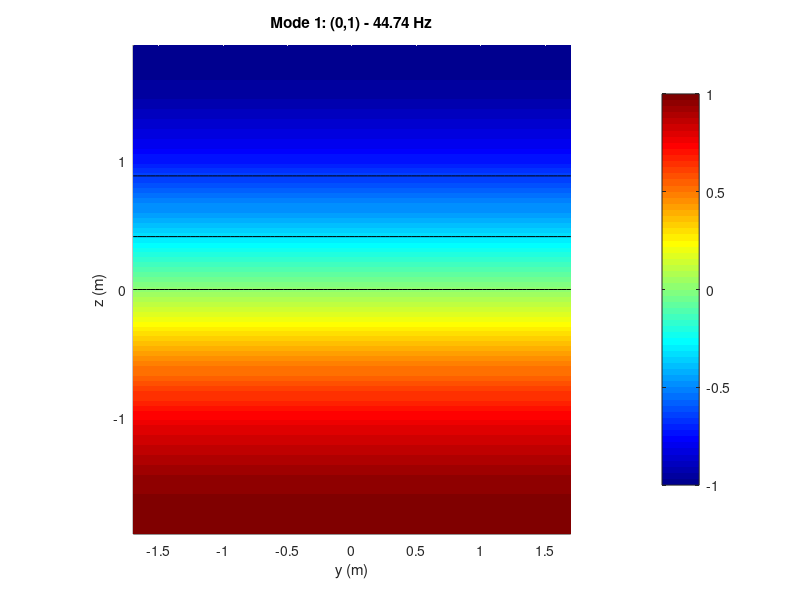
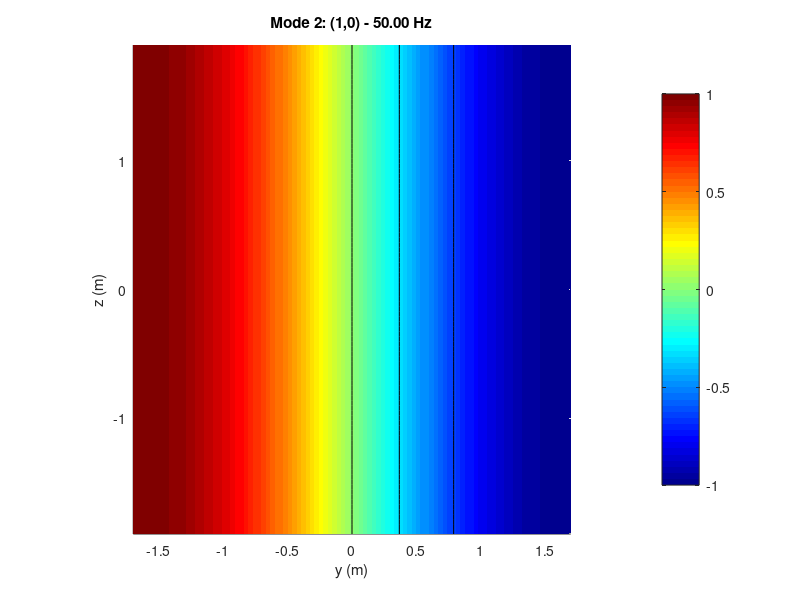
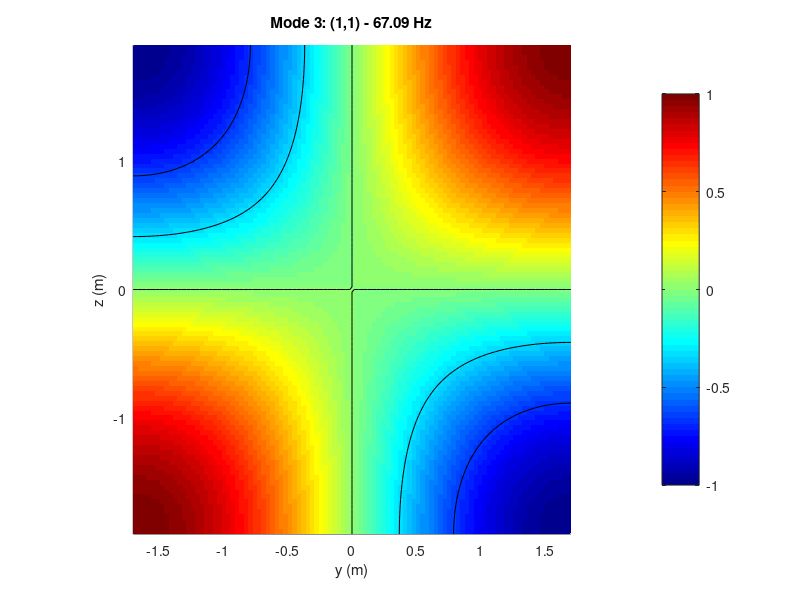
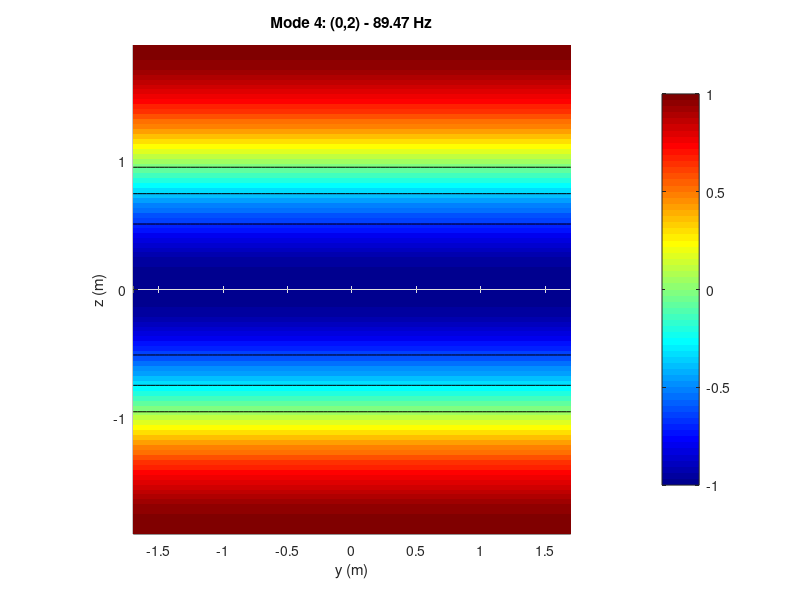

Write MATLAB code to recreate these figures, in order.
function acoustic_cavity_modes_2D()
    % 二维声腔参数设置（y-z平面，中心对称坐标系）
    Ly = 3.4;     % 声腔宽度 (m)
    Lz = 3.8;     % 声腔高度 (m)
    c = 340;      % 声速 (m/s)
    f_max = 300;  % 频率上限 (Hz)
    
    % 指定要绘制的模态阶数
    modes_to_plot = [1,2,3,4,5,6,7,8,9,10,11,12,13,14,15,16,17,18,19,20,30,40,50,100];
    
    % 计算所有可能的模态组合 (ny, nz)
    n_max = 50;  % 单方向最大阶数
    [ny, nz] = meshgrid(0:n_max, 0:n_max);
    ny = ny(:);
    nz = nz(:);
    
    % 计算频率并过滤无效模态
    freqs = (c/2)*sqrt((ny/Ly).^2 + (nz/Lz).^2);
    valid_idx = ~(ny==0 & nz==0);  % 排除(0,0)模态
    freqs = freqs(valid_idx);
    ny = ny(valid_idx);
    nz = nz(valid_idx);
    
    % 按频率排序并选择小于f_max的模态
    [freqs_sorted, sort_idx] = sort(freqs);
    ny_sorted = ny(sort_idx); 
    nz_sorted = nz(sort_idx);
    
    % 筛选小于频率上限的模态
    valid_freqs = freqs_sorted <= f_max;
    freqs_filtered = freqs_sorted(valid_freqs);
    ny_filtered = ny_sorted(valid_freqs);
    nz_filtered = nz_sorted(valid_freqs);
    mode_numbers = 1:length(freqs_filtered);
    
    % 输出结果
    fprintf('频率上限: %.1f Hz\n', f_max);
    fprintf('小于上限的模态总数: %d\n\n', length(freqs_filtered));
    fprintf('%-10s %-8s %-8s %-12s\n', '模态序号', 'ny', 'nz', 'Freq(Hz)');
    fprintf('--------------------------------------------\n');
    for i = 1:length(freqs_filtered)
        fprintf('%-10d %-8d %-8d %-8.2f\n', ...
                mode_numbers(i), ny_filtered(i), nz_filtered(i), freqs_filtered(i));
    end
    
    % =====================
    % 二维网格设置（中心对称坐标系）
    Ny = 100; Nz = 100;  % 网格分辨率
    y = linspace(-Ly/2, Ly/2, Ny);   % y坐标从-Ly/2到Ly/2
    z = linspace(-Lz/2, Lz/2, Nz);   % z坐标从-Lz/2到Lz/2
    [Y, Z] = meshgrid(y, z);
    
    % =====================
    % 绘制二维模态振型
    for idx = 1:length(modes_to_plot)
        m = modes_to_plot(idx);
        if m > length(freqs_filtered)
            fprintf('警告: %d阶模态不存在（超出频率上限范围）\n', m);
            continue;
        end
        
        % 计算二维声压分布（注意坐标平移到[0,Ly],[0,Lz]）
        % 这样和SBFEM的中心对称坐标系一致
        P = cos(ny_filtered(m)*pi*(Y+Ly/2)/Ly) .* ...
            cos(nz_filtered(m)*pi*(Z+Lz/2)/Lz);
        
        % 创建二维云图
        figure('Name', sprintf('Mode %d: (%d,%d) - %.2f Hz', ...
              m, ny_filtered(m), nz_filtered(m), freqs_filtered(m)), ...
              'Position', [100, 100, 800, 600]);
        
        % 绘制二维声压云图
        surf(Y, Z, P, 'EdgeColor', 'none');
        view(2);  % 俯视图
        axis equal tight;
        colormap jet;
        colorbar;
        caxis([-1, 1]);  % 固定颜色范围
        
        % 设置坐标轴标签和范围（中心对称）
        xlim([-Ly/2, Ly/2]);
        ylim([-Lz/2, Lz/2]);
        title(sprintf('Mode %d: (%d,%d) - %.2f Hz', ...
              m, ny_filtered(m), nz_filtered(m), freqs_filtered(m)));
        xlabel('y (m)'); 
        ylabel('z (m)');
        % 添加等高线（可选）
        hold on;
        contour(Y, Z, P, 5, 'k', 'LineWidth', 0.5);
        hold off;
        
        % 保存图像
        saveas(gcf, sprintf('2D_mode_%d.png', m));
    end
end
